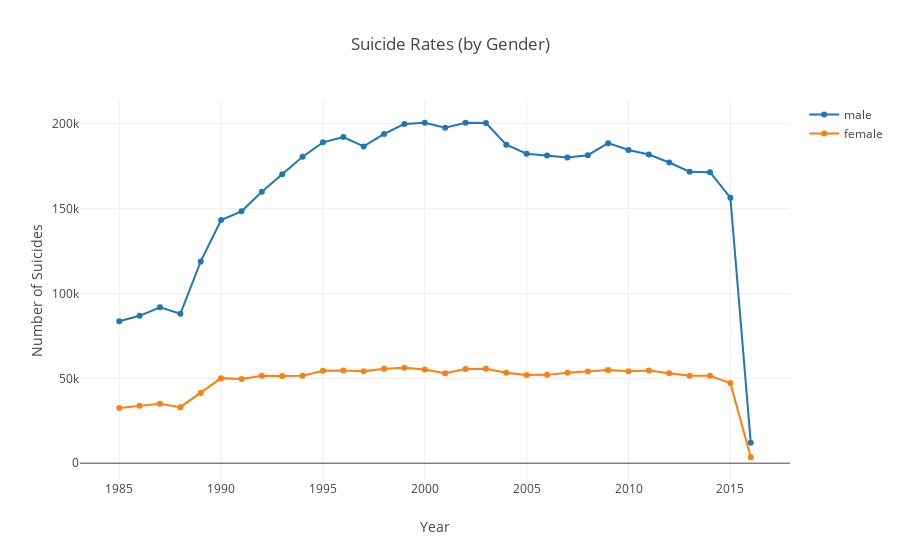

This figure's notebook cell:
### Code cell
data = df.groupby(['sex', 'year', 'country']).sum()

female = data.loc['female'].suicides_no.reset_index()
male = data.loc['male'].suicides_no.reset_index()

data = df.groupby(['country', 'sex']).sum().suicides_no.nlargest(10).reset_index()
dt_sex = df.groupby(['sex', 'year']).sum().suicides_no
trace_plot(dt_sex, categories=['male', 'female'], 
           title='Suicide Rates (by Gender)', 
           x_label='Year', 
           y_label='Number of Suicides')

### Figure 1 — Plotly figure (JSON) as saved in the notebook; plotly's stock layout.template omitted (floating-point values rounded to 4 significant figures)
{"data": [{"mode": "lines+markers", "name": "male", "type": "scatter", "uid": "1b146888-c27c-43b6-9579-d6a9103bbcaf", "x": [1985, 1986, 1987, 1988, 1989, 1990, 1991, 1992, 1993, 1994, 1995, 1996, 1997, 1998, 1999, 2000, 2001, 2002, 2003, 2004, 2005, 2006, 2007, 2008, 2009, 2010, 2011, 2012, 2013, 2014, 2015, 2016], "y": [83584, 86818, 91836, 88011, 118883, 143243, 148398, 159906, 170234, 180531, 189040, 192142, 186619, 193960, 199904, 200578, 197653, 200546, 200452, 187629, 182340, 181322, 180084, 181474, 188567, 184480, 181868, 177149, 171740, 171428, 156392, 12099]}, {"mode": "lines+markers", "name": "female", "type": "scatter", "uid": "de56a95a-3c4d-40b9-8488-43f5df7a14f1", "x": [1985, 1986, 1987, 1988, 1989, 1990, 1991, 1992, 1993, 1994, 1995, 1996, 1997, 1998, 1999, 2000, 2001, 2002, 2003, 2004, 2005, 2006, 2007, 2008, 2009, 2010, 2011, 2012, 2013, 2014, 2015, 2016], "y": [32479, 33852, 35006, 33015, 41361, 50118, 49622, 51567, 51331, 51532, 54504, 54583, 54126, 55631, 56215, 55254, 52999, 55549, 55627, 53232, 52035, 52039, 53324, 53973, 54920, 54222, 54616, 53011, 51459, 51556, 47248, 3504]}], "layout": {"title": {"text": "Suicide Rates (by Gender)"}, "xaxis": {"title": {"text": "Year"}}, "yaxis": {"title": {"text": "Number of Suicides"}}}}
